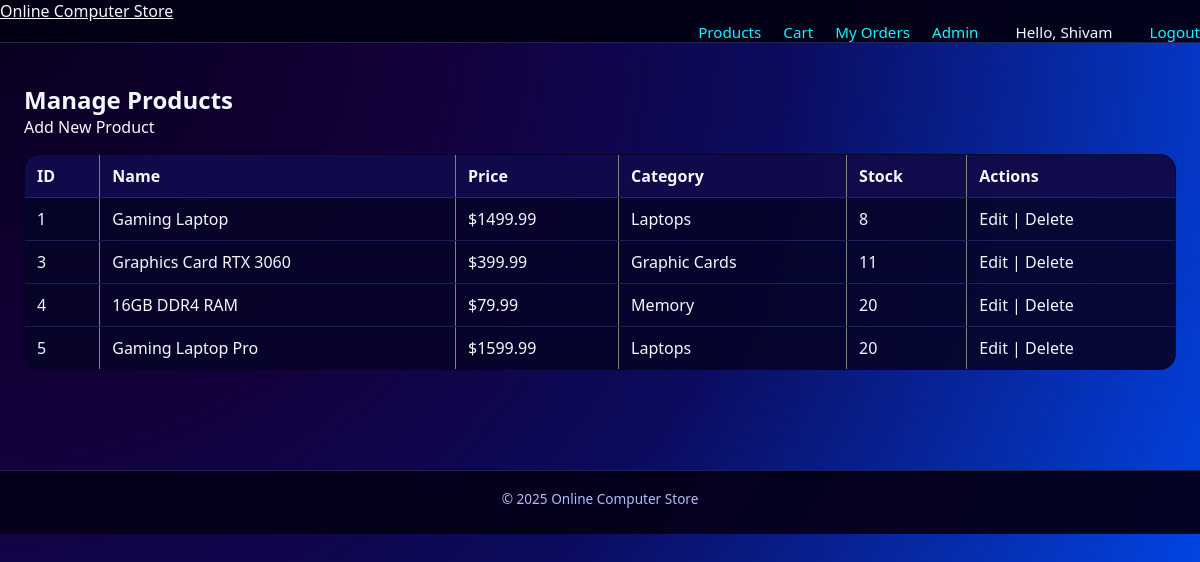
Page /admin_products.php (signed in) on the committed database.
### tables this page shows
CREATE TABLE `products` (
  `id` int(11) NOT NULL,
  `name` varchar(255) DEFAULT NULL,
  `description` text DEFAULT NULL,
  `price` decimal(10,2) DEFAULT NULL,
  `image_url` varchar(255) DEFAULT NULL,
  `category` varchar(100) DEFAULT NULL,
  `stock` int(11) DEFAULT 0
);

### admin_products.php (the view, shortened to what this page needs)
<?php
require_once './includes/header.php';
require_once './db/conn.php';
$sql = "SELECT * FROM products";
$result = mysqli_query($conn, $sql);
?>
<h2>Manage Products</h2>
<p><a href="admin_product_add.php">Add New Product</a></p>
<table border="1" cellpadding="8" cellspacing="0">
    <tr>
        <th>ID</th>
        <th>Name</th>
        <th>Price</th>
        <th>Category</th>
        <th>Stock</th>
        <th>Actions</th>
    </tr>
    <?php while ($row = mysqli_fetch_assoc($result)) { ?>
        <tr>
            <td><?php echo $row['id']; ?></td>
            <td><?php echo $row['name']; ?></td>
            <td>$<?php echo $row['price']; ?></td>
            <td><?php echo $row['category']; ?></td>
            <td><?php echo $row['stock']; ?></td>
            <td>
                <a href="admin_product_edit.php?id=<?php echo $row['id']; ?>">Edit</a> |
                <a href="admin_product_delete.php?id=<?php echo $row['id']; ?>">Delete</a>
            </td>
        </tr>
    <?php } ?>
</table>
<?php
require_once './includes/footer.php';
?>

### css/style.css (style rules this page uses)
* { margin: 0; padding: 0; box-sizing: border-box; }
html, body { height: 100%; }
body { font-family: system-ui, -apple-system, BlinkMacSystemFont, "Segoe UI", sans-serif; background: radial-gradient(circle at top left, #08001f 0, #14003a 30%, #0b0c5f 55%, #0050ff 100%); color: #f5f7ff; }
a { color: inherit; text-decoration: none; }
table { width: 100%; border-collapse: collapse; margin-top: 16px; background: rgba(6, 4, 41, 0.9); border-radius: 16px; overflow: hidden; }
th, td { padding: 10px 12px; border-bottom: 1px solid rgba(120, 144, 255, 0.2); }
th { text-align: left; background: rgba(18, 12, 78, 0.9); }

### rows in the picture
products: id "1", name "Gaming Laptop", price "1499.99", category "Laptops", stock "8"
products: id "3", name "Graphics Card RTX 3060", price "399.99", category "Graphic Cards", stock "11"
products: id "4", name "16GB DDR4 RAM", price "79.99", category "Memory", stock "20"
products: id "5", name "Gaming Laptop Pro", price "1599.99", category "Laptops", stock "20"

### other values in the picture
$_SESSION['username'] "Shivam"
